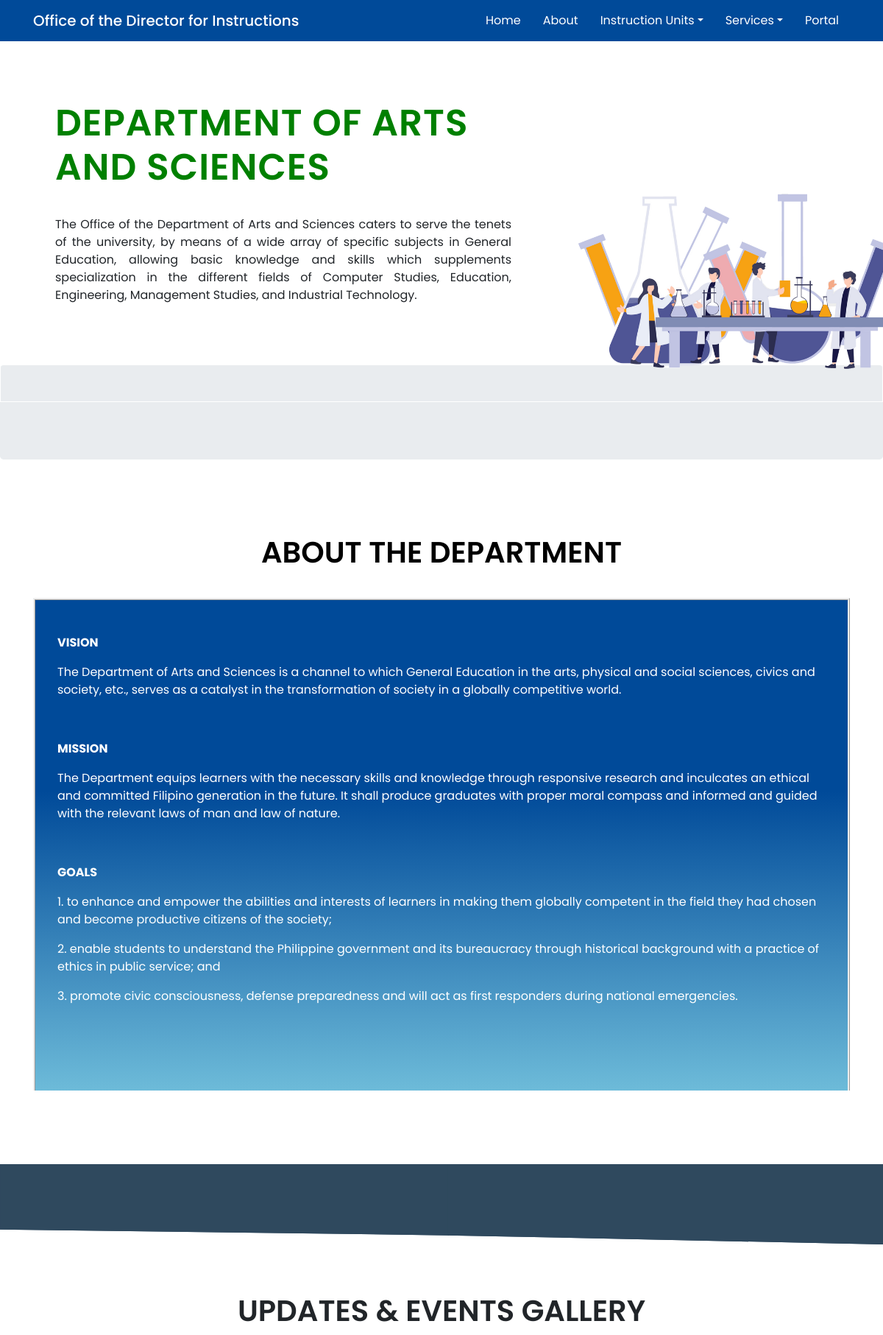
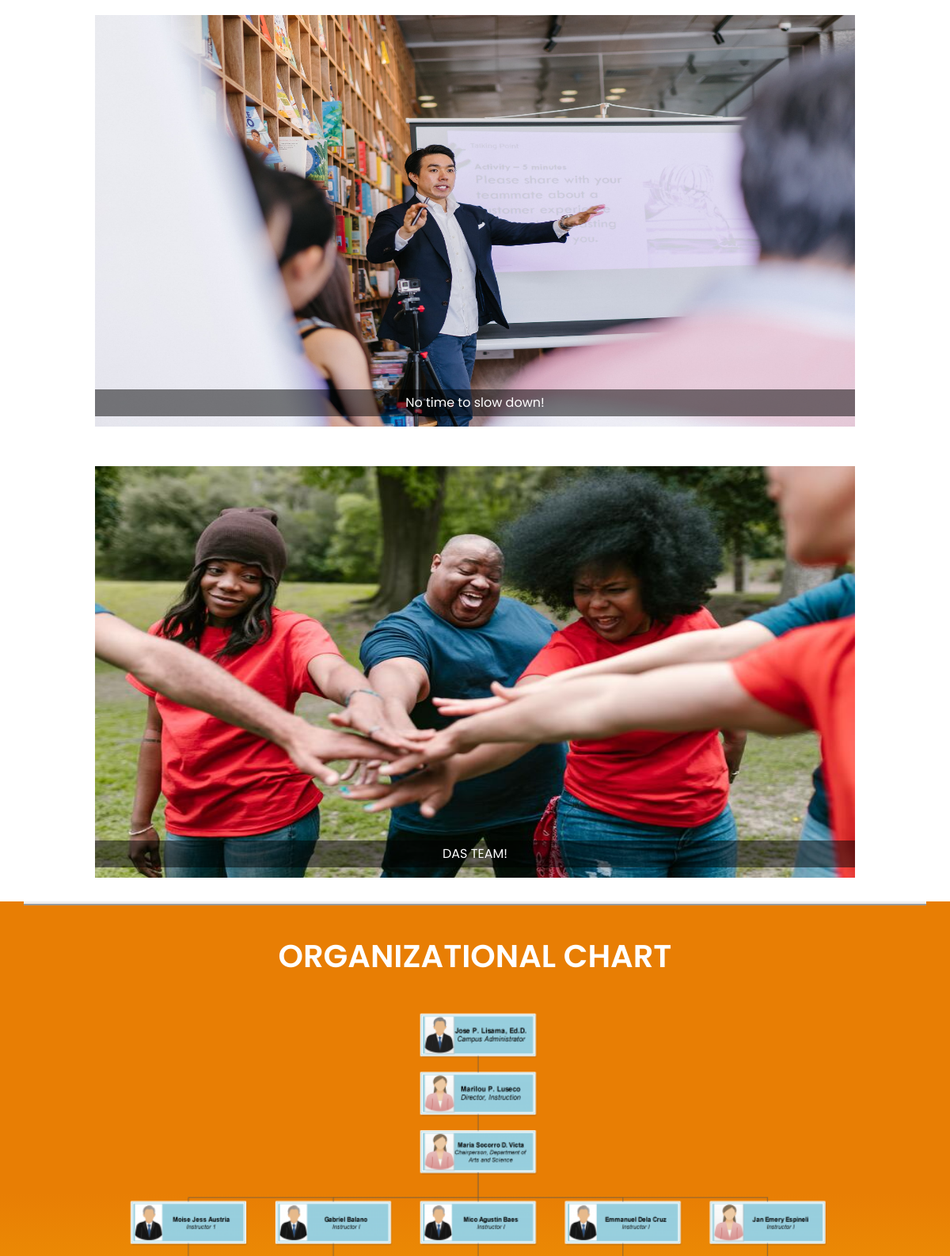
Screenshot of /units.php?id=2 (upper part) with the database file from the repository (2 pictures, top to bottom).
### tables this page shows
CREATE TABLE `departments` (
  `id` int(11) NOT NULL,
  `name` varchar(255) NOT NULL,
  `type` varchar(255) NOT NULL,
  `description` varchar(550) NOT NULL,
  `display_art` varchar(255) NOT NULL,
  `about_info` text NOT NULL,
  `org_chart` varchar(255) NOT NULL,
  `contact` varchar(550) NOT NULL
);

CREATE TABLE `gallery` (
  `id` int(11) NOT NULL,
  `image` varchar(255) NOT NULL,
  `caption` varchar(300) NOT NULL,
  `department` varchar(100) NOT NULL,
  `created_at` timestamp NOT NULL DEFAULT current_timestamp()
);

### app/database/db.php (called while the page is built, shortened)
<?php
require('connect.php');
function executeQuery($sql, $data)
{
	global $conn;
	$stmt = $conn->prepare($sql);
	$values = array_values($data);
	$types = str_repeat('s', count($values));
	$stmt->bind_param($types, ...$values);
	$stmt->execute();
	return $stmt;
}
function selectAllGallery($table, $conditions = [])
{
	$sql = "SELECT * FROM $table";
		$i = 0;
		foreach ($conditions as $key => $value) {
			if($i == 0){
				$sql = $sql." WHERE $key=?";
			} else {
				$sql = $sql." AND $key=?";
			}
			$i++;
		}
		$sql = $sql . " ORDER BY created_at DESC";
		$stmt = executeQuery($sql, $conditions);
		$records = $stmt->get_result()->fetch_all(MYSQLI_ASSOC);
		return $records;
}
function selectOne($table, $conditions)
{
	$sql = "SELECT * FROM $table";
	$i = 0;
	foreach ($conditions as $key => $value) {
		if($i == 0){
			$sql = $sql." WHERE $key=?";
		} else {
			$sql = $sql." AND $key=?";
		}
		$i++;
	}
	$sql = $sql . " LIMIT 1";
	$stmt = executeQuery($sql, $conditions);
	$records = $stmt->get_result()->fetch_assoc();
	return $records;
}

### app/controllers/team.php (called while the page is built, shortened)
<?php
include(ROOT_PATH . "/app/database/db.php");
if(isset($_GET['id'])){
	$form = selectOne('departments', ['id' => $_GET['id']]);
	$name = $form['name'];
	$description = html_entity_decode($form['description']);
	$display_art = $form['display_art'];
	$org_chart = $form['org_chart'];
	$about_info = html_entity_decode($form['about_info']);
}

### units.php (the view, shortened to what this page needs)
<?php
include(ROOT_PATH . "/app/controllers/team.php");
$entries = selectAllGallery('gallery', ['department' => 'Arts and Sciences']);
?>
<!DOCTYPE html>
<html>
<head>
	<link rel="stylesheet" href="https://unpkg.com/swiper/swiper-bundle.min.css" />
	<link rel="stylesheet" href="https://stackpath.bootstrapcdn.com/bootstrap/4.4.1/css/bootstrap.min.css">
	<link rel="stylesheet" href="https://maxcdn.bootstrapcdn.com/bootstrap/4.0.0/css/bootstrap.min.css">
	<link rel="stylesheet" type="text/css" href="https://cdnjs.cloudflare.com/ajax/libs/owl-carousel/1.3.3/owl.carousel.min.css">
	<link rel="stylesheet" type="text/css" href="https://cdnjs.cloudflare.com/ajax/libs/owl-carousel/1.3.3/owl.theme.min.css">
	<link rel="stylesheet" href="<?php echo BASE_URL . '/assets/css/header.css'; ?>">
	<link rel="stylesheet" href="<?php echo BASE_URL . '/assets/css/footer.css'; ?>">
</head>
<body>
	<link rel="stylesheet" href="<?php echo BASE_URL . '/assets/css/units.css'; ?>">
	<?php include(ROOT_PATH . "/app/includes/header.php"); ?>
<div class="page-wrapper">
<div class="home-banner">
	<div class="container ">
		<div class="row custom-section d-flex align-items-center">
			<div class="col-12 col-lg-8">
				<div class="content">
					<h1><?php echo $name; ?></h1>
				<p><?php echo $description; ?></p>
				</div>
			</div>
			<div class="col-12 col-lg-4">
				<img src="<?php echo BASE_URL . '/assets/images/' . $display_art; ?>" alt="Home Banner">
			</div>
		</div>
	</div>
</div>
<div class="jumbotron cutter"></div>
	<div class="demo">
		<div class="container">
			<div class="team-heading">
				<h1>ABOUT THE DEPARTMENT</h1>
			</div>
			<div class="row">
				<div id="info-slider" class="owl-carousel">
				<div class="team">
					<p class="description-mission"><?php echo $about_info; ?></p>
				</div>
				</div>
			</div>
		</div>
	</div>
	<div class="stylecont">
	<svg viewBox="0 0 1366 245" xmlns="http://www.w3.org/2000/svg" xmlns:xlink="http://www.w3.org/1999/xlink"><path fill="rgba(47, 73, 94, 1)" d="M 0 101 L 694 110 L 694 0 L 0 0 Z" stroke-width="0"></path> <path fill="rgba(47, 73, 94, 1)" d="M 693 110 L 1366 124 L 1366 0 L 693 0 Z" stroke-width="0"></path> </svg>
</div>
<div class="dotm">
		<div class="dotm-heading">
			<h1>UPDATES & EVENTS GALLERY</h1>
		</div>
		<div id="dotm-slider1" class="owl-carousel">
			<?php foreach ($entries as $entry): ?>
                <div class="dotm-content">
                	<img src="<?php echo BASE_URL . '/assets/images/' . $entry['image']; ?>">
                	<p class="description"><?php echo $entry['caption']; ?></p>
                </div>
            <?php endforeach; ?>
		</div>
</div>
	<div class="orgchart-section">
	<div class="container orgchart">
		<h1>ORGANIZATIONAL CHART</h1>
	</div>
	<div class="container chart">
		<img src="<?php echo BASE_URL . '/assets/images/'. $org_chart; ?>">
	</div>
</div>
</div>
</body>
</html>

### assets/css/header.css (style rules this page uses)
body, input { font-family: 'Poppins', sans-serif; }

### assets/css/units.css (style rules this page uses)
* { margin: 0; padding: 0; box-sizing: border-box; }
.page-wrapper { position: relative; }
.home-banner { border: solid 1px white; position: relative; }
.home-banner .container .row { width: inherit; margin-top: 50px; margin-bottom: 30px; position: relative; }
.home-banner .container .row .col-lg-8 .content h1 { color: green; font-size: 50px; font-weight: 600; letter-spacing: 1px; padding-bottom: 20px; padding-left: 30px; text-transform: uppercase; }
.home-banner .container .row .col-lg-8 .content p { text-align: justify; padding: 0 60px 0 30px; }
.home-banner .container .row .col-lg-4 { margin-top: 200px; }
.home-banner .container .row .col-lg-4 img { position: inherit; width: 130%; height:130%; }
.cutter { margin-top: -50px; }
.team-heading { padding-top: 40px; margin-bottom: 0; text-align: center; color: black; }
.team-heading h1 { text-transform: uppercase; padding-top: 30px; font-weight: 600; }
.team { background: linear-gradient(to bottom, #004a99 39%, rgba(109,187,217,1) 100%); border-right: ridge; border-top: ridge; border-left: ridge; padding: 10px 30px 100px; margin: 0 15px 100px; position: relative; margin-top: 30px; color: white; }
.team .description-mission { padding-top: 20px; font-size: 16px; text-align: justify; letter-spacing: 2; line-height: 2; }
.orgchart-section { background: linear-gradient(to bottom, rgba(232, 126, 4, 1) 39%, rgba(255, 203, 5, 1) 100%); width: 100%; justify-content: center; text-align: center; overflow: hidden; }
.orgchart { border-top: ridge; border-top-width: 5px; padding: 40px 0; }
.orgchart h1 { font-weight: 600; text-align: center; color: white; }
.chart { position: relative; margin-bottom: 20px; }
.chart img { width: 80%; }
.dotm { overflow: hidden; text-align: center; justify-content: center; }
.dotm-heading { margin-bottom: 0; text-align: center; }
.dotm-heading h1 { text-transform: uppercase; padding-top: 30px; font-weight: 600; }
.dotm-content { display: inline-block; position: relative; margin-top: 20px; width: 80%; height: 550px; }
.dotm-content img { width: 100%; height: 520px; }
.dotm-content .description { position: absolute; color: white; bottom: 5%; background-color: rgba(0,0,0,0.5); padding: 5px; width: 100%; }
.stylecont { display: block; position: relative; top: 0px; height: 145px; background-size: cover; background-repeat: no-repeat; }

### rows the page displays
departments: name "DEPARTMENT OF ARTS AND SCIENCES", description "The Office of the Department of Arts and Sciences caters to serve the tenets of the university, by means of a wide array of specific subjects in General Education, allowing basic knowledge and skills which supplements specialization in the different fields of Computer Studies, Education, Engineering, Management Studies, and Industrial Technology.", display_art (picture), about_info "VISION The Department of Arts and Sciences is a channel to which General Education in the arts, physical and social sciences, civics and society, etc., serves as a catalyst in the transformation of society in a globally competitive world. MISSION The Department equips learners with the necessary skills and knowledge through responsive research and inculcates an ethical and committed Filipino generation in the future. It shall produce graduates with proper moral compass and informed and guided with the relevant laws of man and law of nature. GOALS 1. to enhance and empower the abilities and interests of learners in making them globally competent in the field they had chosen and become…", org_chart (picture)
gallery: image (picture), caption "No time to slow down!"
gallery: image (picture), caption "DAS TEAM!"
